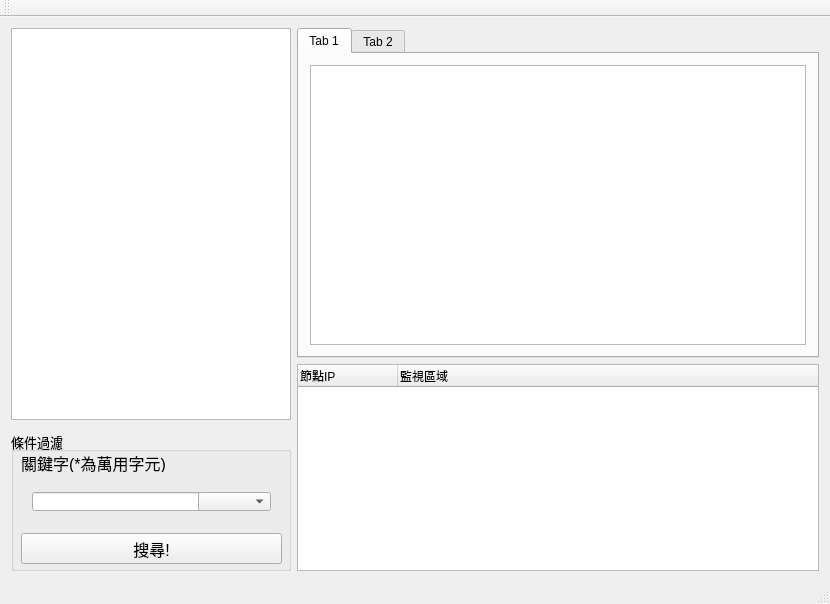
<?xml version="1.0" encoding="UTF-8"?>
<ui version="4.0">
 <class>MainWindow</class>
 <widget class="QMainWindow" name="MainWindow">
  <property name="geometry">
   <rect>
    <x>0</x>
    <y>0</y>
    <width>830</width>
    <height>604</height>
   </rect>
  </property>
  <property name="windowTitle">
   <string>MainWindow</string>
  </property>
  <widget class="QWidget" name="centralWidget">
   <layout class="QHBoxLayout" name="horizontalLayout_2">
    <item>
     <layout class="QHBoxLayout" name="horizontalLayout_3">
      <item>
       <layout class="QVBoxLayout" name="verticalLayout_4">
        <property name="spacing">
         <number>0</number>
        </property>
        <item>
         <widget class="QTreeView" name="treeView">
          <property name="minimumSize">
           <size>
            <width>280</width>
            <height>0</height>
           </size>
          </property>
          <property name="maximumSize">
           <size>
            <width>280</width>
            <height>16777215</height>
           </size>
          </property>
         </widget>
        </item>
        <item>
         <spacer name="verticalSpacer">
          <property name="orientation">
           <enum>Qt::Vertical</enum>
          </property>
          <property name="sizeType">
           <enum>QSizePolicy::Fixed</enum>
          </property>
          <property name="sizeHint" stdset="0">
           <size>
            <width>20</width>
            <height>11</height>
           </size>
          </property>
         </spacer>
        </item>
        <item>
         <widget class="QGroupBox" name="groupBox">
          <property name="minimumSize">
           <size>
            <width>280</width>
            <height>140</height>
           </size>
          </property>
          <property name="maximumSize">
           <size>
            <width>250</width>
            <height>140</height>
           </size>
          </property>
          <property name="font">
           <font>
            <pointsize>10</pointsize>
           </font>
          </property>
          <property name="title">
           <string>條件過濾</string>
          </property>
          <widget class="QLabel" name="label">
           <property name="geometry">
            <rect>
             <x>10</x>
             <y>20</y>
             <width>151</width>
             <height>21</height>
            </rect>
           </property>
           <property name="text">
            <string>&lt;html&gt;&lt;head/&gt;&lt;body&gt;&lt;p&gt;&lt;span style=&quot; font-size:12pt;&quot;&gt;關鍵字(*為萬用字元)&lt;/span&gt;&lt;/p&gt;&lt;/body&gt;&lt;/html&gt;</string>
           </property>
          </widget>
          <widget class="QWidget" name="horizontalLayoutWidget_2">
           <property name="geometry">
            <rect>
             <x>10</x>
             <y>50</y>
             <width>261</width>
             <height>41</height>
            </rect>
           </property>
           <layout class="QHBoxLayout" name="horizontalLayout_6">
            <item>
             <widget class="QLineEdit" name="lineEdit">
              <property name="minimumSize">
               <size>
                <width>175</width>
                <height>10</height>
               </size>
              </property>
              <property name="maximumSize">
               <size>
                <width>0</width>
                <height>31</height>
               </size>
              </property>
             </widget>
            </item>
            <item>
             <spacer name="horizontalSpacer">
              <property name="orientation">
               <enum>Qt::Horizontal</enum>
              </property>
              <property name="sizeHint" stdset="0">
               <size>
                <width>40</width>
                <height>20</height>
               </size>
              </property>
             </spacer>
            </item>
            <item>
             <widget class="QComboBox" name="comboBox">
              <property name="maximumSize">
               <size>
                <width>73</width>
                <height>16777215</height>
               </size>
              </property>
              <property name="font">
               <font>
                <pointsize>11</pointsize>
               </font>
              </property>
             </widget>
            </item>
           </layout>
          </widget>
          <widget class="QPushButton" name="pushButton">
           <property name="geometry">
            <rect>
             <x>10</x>
             <y>102</y>
             <width>261</width>
             <height>31</height>
            </rect>
           </property>
           <property name="font">
            <font>
             <pointsize>12</pointsize>
            </font>
           </property>
           <property name="text">
            <string>搜尋!</string>
           </property>
          </widget>
         </widget>
        </item>
       </layout>
      </item>
      <item>
       <layout class="QVBoxLayout" name="verticalLayout_5">
        <property name="spacing">
         <number>6</number>
        </property>
        <item>
         <widget class="QTabWidget" name="tabWidget">
          <property name="sizePolicy">
           <sizepolicy hsizetype="Expanding" vsizetype="Expanding">
            <horstretch>0</horstretch>
            <verstretch>0</verstretch>
           </sizepolicy>
          </property>
          <property name="minimumSize">
           <size>
            <width>0</width>
            <height>330</height>
           </size>
          </property>
          <property name="currentIndex">
           <number>0</number>
          </property>
          <widget class="QWidget" name="tab_3">
           <attribute name="title">
            <string>Tab 1</string>
           </attribute>
           <layout class="QHBoxLayout" name="horizontalLayout_4">
            <item>
             <widget class="QGraphicsView" name="graphicsView">
              <property name="sizePolicy">
               <sizepolicy hsizetype="Expanding" vsizetype="Expanding">
                <horstretch>0</horstretch>
                <verstretch>0</verstretch>
               </sizepolicy>
              </property>
              <property name="minimumSize">
               <size>
                <width>0</width>
                <height>0</height>
               </size>
              </property>
              <property name="cursor" stdset="0">
               <cursorShape>ArrowCursor</cursorShape>
              </property>
              <property name="autoFillBackground">
               <bool>false</bool>
              </property>
              <property name="alignment">
               <set>Qt::AlignCenter</set>
              </property>
              <property name="dragMode">
               <enum>QGraphicsView::ScrollHandDrag</enum>
              </property>
             </widget>
            </item>
           </layout>
          </widget>
          <widget class="QWidget" name="tab_4">
           <attribute name="title">
            <string>Tab 2</string>
           </attribute>
          </widget>
         </widget>
        </item>
        <item>
         <widget class="QTreeWidget" name="treeWidget_2">
          <property name="minimumSize">
           <size>
            <width>520</width>
            <height>195</height>
           </size>
          </property>
          <property name="maximumSize">
           <size>
            <width>16777215</width>
            <height>300</height>
           </size>
          </property>
          <column>
           <property name="text">
            <string>節點IP</string>
           </property>
          </column>
          <column>
           <property name="text">
            <string>監視區域</string>
           </property>
          </column>
         </widget>
        </item>
       </layout>
      </item>
     </layout>
    </item>
   </layout>
  </widget>
  <widget class="QMenuBar" name="menuBar">
   <property name="geometry">
    <rect>
     <x>0</x>
     <y>0</y>
     <width>830</width>
     <height>21</height>
    </rect>
   </property>
  </widget>
  <widget class="QToolBar" name="mainToolBar">
   <attribute name="toolBarArea">
    <enum>TopToolBarArea</enum>
   </attribute>
   <attribute name="toolBarBreak">
    <bool>false</bool>
   </attribute>
  </widget>
  <widget class="QStatusBar" name="statusBar"/>
 </widget>
 <layoutdefault spacing="6" margin="11"/>
 <resources/>
 <connections/>
</ui>
